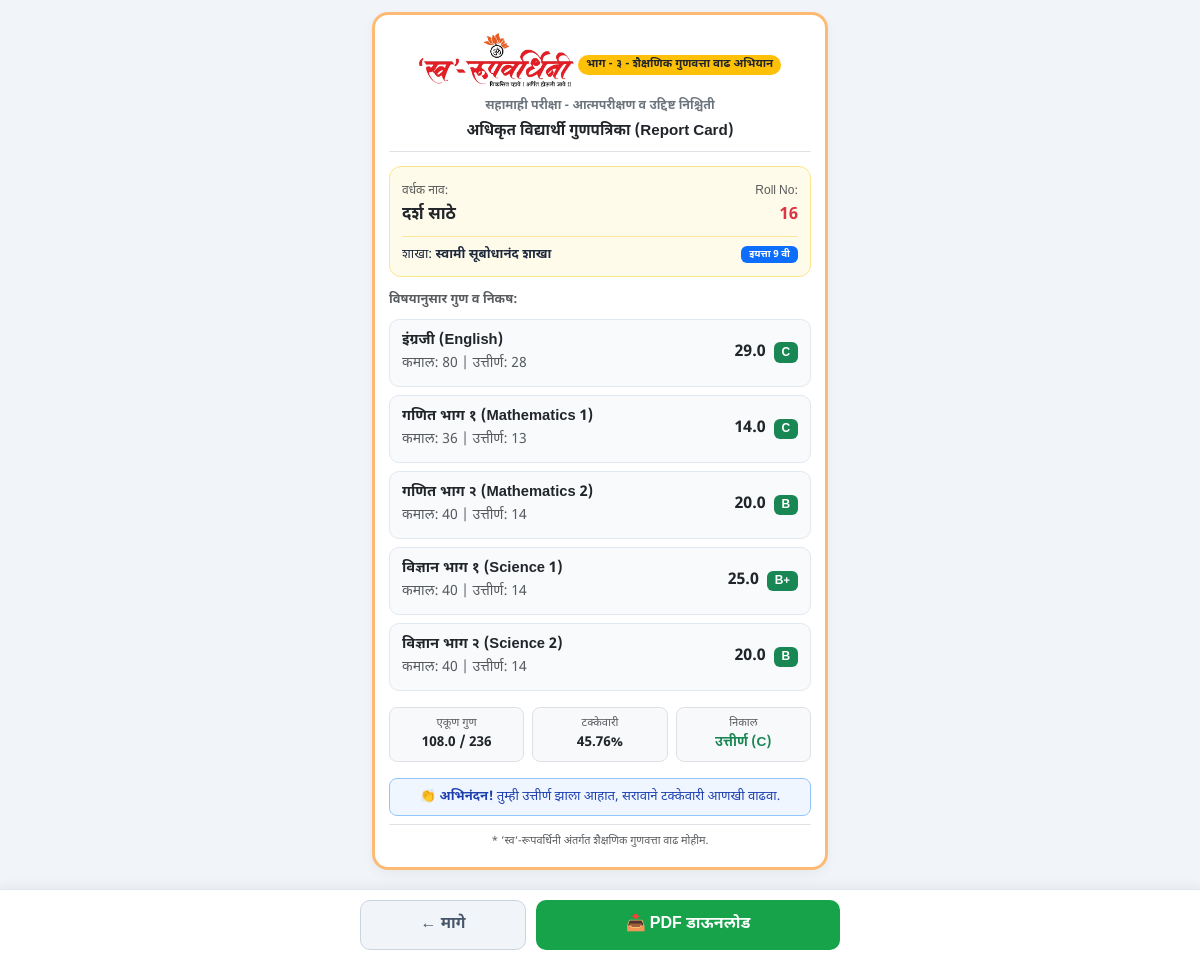
The app's page /result/17/ with its own data.
### results/models.py (models this page shows, shortened)
class Student(models.Model):
    STANDARD_CHOICES = [
        ('5', '५ वी (5th Standard)'),
        ('6', '६ वी (6th Standard)'),
        ('7', '७ वी (7th Standard)'),
        ('8', '८ वी (8th Standard)'),
        ('9', '९ वी (9th Standard)'),
        ('10', '१० वी (10th Standard)'),
    ]
    branch_group = models.ForeignKey(
        BranchGroup,
        on_delete=models.CASCADE,
        related_name="students",
        null=True,
        blank=True,
        verbose_name="शाखा"
    )
    name = models.CharField(max_length=150, verbose_name="वर्धक नाव (Student Name)")
    roll_number = models.CharField(max_length=50, verbose_name="Roll Number")
    standard = models.CharField(
        max_length=10,
        choices=STANDARD_CHOICES,
        default='5',
        verbose_name="इयत्ता (Standard)"
    )
    contact_number = models.CharField(max_length=15, blank=True, null=True, verbose_name="संपर्क क्रमांक")
    class Meta:
        verbose_name = "विद्यार्थी / वर्धक"
        verbose_name_plural = "विद्यार्थी / वर्धक (Students)"
        unique_together = ('branch_group', 'roll_number')
    def get_subject_specs(self):
        std = str(self.standard).strip()
        return STANDARD_SUBJECT_RULES.get(std, STANDARD_SUBJECT_RULES['5'])
    @property
    def total_marks_obtained(self):
        return round(sum(score.marks_obtained for score in self.scores.all()), 2)
    @property
    def total_max_marks(self):
        specs = self.get_subject_specs()
        return sum(details['max'] for details in specs.values())
    @property
    def percentage(self):
        if self.total_max_marks > 0:
            return round((self.total_marks_obtained / self.total_max_marks) * 100, 2)
        return 0.0
    @property
    def is_passed(self):
        scores = self.scores.all()
        if not scores.exists():
            return False
        return all(score.is_passed for score in scores)
    @property
    def overall_grade(self):
        pct = self.percentage
        if not self.is_passed:
            return "F"
        if pct >= 85:
            return "A+"
        elif pct >= 70:
            return "A"
        elif pct >= 60:
            return "B+"
        elif pct >= 50:
            return "B"
        elif pct >= 35:
            return "C"
        return "D"

class BranchGroup(models.Model):
    name = models.CharField(max_length=200, unique=True, verbose_name="शाखा नाव")
    location = models.CharField(max_length=200, blank=True, null=True, verbose_name="पत्ता / ठिकाण")
    co_admin = models.ForeignKey(
        User,
        on_delete=models.SET_NULL,
        null=True,
        blank=True,
        related_name="managed_branches",
        verbose_name="शाखा प्रमुख / Co-Admin"
    )
    class Meta:
        verbose_name = "शाखा गट"
        verbose_name_plural = "शाखा गट (Branches)"

class Score(models.Model):
    student = models.ForeignKey(Student, on_delete=models.CASCADE, related_name="scores", verbose_name="वर्धक")
    subject = models.ForeignKey(Subject, on_delete=models.CASCADE, verbose_name="विषय")
    marks_obtained = models.FloatField(verbose_name="मिळालेले गुण")
    class Meta:
        verbose_name = "गुण नोंद"
        verbose_name_plural = "गुण नोंद (Scores)"
        unique_together = ('student', 'subject')
    def get_actual_spec(self):
        specs = self.student.get_subject_specs()
        code = (self.subject.code or "").lower()
        name = self.subject.name.lower()
        if code in specs:
            return specs[code]
        for k, v in specs.items():
            if k in code or code in k or k in name or name in k:
                return v
        return {'max': self.subject.max_marks, 'pass': self.subject.passing_marks, 'name': self.subject.name}
    @property
    def actual_max_marks(self):
        return self.get_actual_spec()['max']
    @property
    def actual_passing_marks(self):
        return self.get_actual_spec()['pass']
    @property
    def display_subject_name(self):
        return self.get_actual_spec()['name']
    @property
    def is_passed(self):
        return self.marks_obtained >= self.actual_passing_marks
    @property
    def grade(self):
        if not self.is_passed:
            return "F"
        max_m = self.actual_max_marks
        pct = (self.marks_obtained / max_m) * 100 if max_m > 0 else 0
        if pct >= 85:
            return "A+"
        elif pct >= 70:
            return "A"
        elif pct >= 60:
            return "B+"
        elif pct >= 50:
            return "B"
        elif pct >= 35:
            return "C"
        return "D"

class Subject(models.Model):
    code = models.CharField(max_length=50, blank=True, null=True, verbose_name="विषय कोड (Key)")
    name = models.CharField(max_length=100, verbose_name="विषयाचे नाव")
    max_marks = models.PositiveIntegerField(default=100, verbose_name="डीफॉल्ट कमाल गुण")
    passing_marks = models.PositiveIntegerField(default=35, verbose_name="डीफॉल्ट उत्तीर्ण गुण")
    class Meta:
        verbose_name = "विषय"
        verbose_name_plural = "विषय (Subjects)"

### results/views.py (the view)
# urls.py: path('result/<int:student_id>/', views.view_report_card, name='view_report_card'),
def view_report_card(request, student_id):
    student = get_object_or_404(Student.objects.select_related('branch_group'), id=student_id)
    scores = student.scores.select_related('subject').all()
    return render(request, "results/report_card.html", {
        "student": student,
        "scores": scores,
        "is_passed": student.is_passed,
        "percentage": student.percentage,
    })

### results/templates/results/report_card.html (shortened to what this page needs)
{% load static %}
<!DOCTYPE html>
<html lang="mr">
<head>
    <link href="https://cdn.jsdelivr.net/npm/bootstrap@5.3.0/dist/css/bootstrap.min.css" rel="stylesheet">
</head>
<body>
<div class="mobile-wrapper">
    <div class="report-card" id="certificateNode">
        <div class="text-center pb-2 border-bottom">
            <img src="{% static 'results/swaroop_header.png' %}" alt="‘स्व‘-रूपवर्धिनी" class="header-logo">
            <div class="badge bg-warning text-dark px-2 py-1 rounded-pill" style="font-size: 0.72rem;">
                भाग - ३ - शैक्षणिक गुणवत्ता वाढ अभियान
            </div>
            <div class="fw-bold text-secondary mt-1" style="font-size: 0.78rem;">
                सहामाही परीक्षा - आत्मपरीक्षण व उद्दिष्ट निश्चिती
            </div>
            <div class="fw-bold text-dark mt-1" style="font-size: 0.95rem;">
                अधिकृत विद्यार्थी गुणपत्रिका (Report Card)
            </div>
        </div>
        <div class="student-box">
            <div class="d-flex justify-content-between align-items-center">
                <div>
                    <span class="text-muted" style="font-size: 0.75rem;">वर्धक नाव:</span>
                    <div class="fw-bold text-dark" style="font-size: 1.05rem;">{{ student.name }}</div>
                </div>
                <div class="text-end">
                    <span class="text-muted" style="font-size: 0.75rem;">Roll No:</span>
                    <div class="fw-bold text-danger" style="font-size: 1.05rem;">{{ student.roll_number }}</div>
                </div>
            </div>
            <div class="d-flex justify-content-between align-items-center mt-2 pt-2 border-top border-warning-subtle" style="font-size: 0.82rem;">
                <span>शाखा: <strong>{{ student.branch_group.name }}</strong></span>
                <span class="badge bg-primary px-2 py-1">इयत्ता {{ student.standard }} वी</span>
            </div>
        </div>
        <div class="mb-3">
            <div class="text-muted fw-bold mb-2" style="font-size: 0.8rem;">विषयानुसार गुण व निकष:</div>
            {% for score in scores %}
            <div class="subject-item">
                <div>
                    <div class="fw-bold text-dark" style="font-size: 0.92rem;">
                        {{ score.display_subject_name }}
                    </div>
                    <small class="text-muted">
                        कमाल: {{ score.actual_max_marks }} | उत्तीर्ण: {{ score.actual_passing_marks }}
                    </small>
                </div>
                <div class="text-end">
                    <span class="fw-bold fs-6 text-dark">{{ score.marks_obtained }}</span>
                    <span class="badge {% if score.is_passed %}bg-success{% else %}bg-danger{% endif %} ms-1">
                        {{ score.grade }}
                    </span>
                </div>
            </div>
            {% endfor %}
        </div>
        <div class="row g-2 text-center mb-3">
            <div class="col-4">
                <div class="p-2 border rounded-3 bg-light">
                    <div class="text-muted" style="font-size: 0.7rem;">एकूण गुण</div>
                    <div class="fw-bold text-dark" style="font-size: 0.85rem;">{{ student.total_marks_obtained }} / {{ student.total_max_marks }}</div>
                </div>
            </div>
            <div class="col-4">
                <div class="p-2 border rounded-3 bg-light">
                    <div class="text-muted" style="font-size: 0.7rem;">टक्केवारी</div>
                    <div class="fw-bold text-dark" style="font-size: 0.85rem;">{{ student.percentage }}%</div>
                </div>
            </div>
            <div class="col-4">
                <div class="p-2 border rounded-3 bg-light">
                    <div class="text-muted" style="font-size: 0.7rem;">निकाल</div>
                    {% if student.is_passed %}
                        <div class="fw-bold text-success" style="font-size: 0.85rem;">उत्तीर्ण ({{ student.overall_grade }})</div>
                    {% else %}
                        <div class="fw-bold text-danger" style="font-size: 0.85rem;">सुधारणा आवश्यक</div>
                    {% endif %}
                </div>
            </div>
        </div>
        {% if student.is_passed %}
            {% if student.percentage >= 60 %}
            <div class="p-2 rounded-3 text-center mb-2" style="background: #f0fdf4; border: 1px solid #86efac; color: #166534; font-size: 0.82rem;">
                <strong>🎉 मनःपूर्वक अभिनंदन!</strong> उत्तम कामगिरी, अशीच प्रगती सुरू ठेवा!
            </div>
            {% else %}
            <div class="p-2 rounded-3 text-center mb-2" style="background: #eff6ff; border: 1px solid #93c5fd; color: #1e40af; font-size: 0.82rem;">
                <strong>👏 अभिनंदन!</strong> तुम्ही उत्तीर्ण झाला आहात, सरावाने टक्केवारी आणखी वाढवा.
            </div>
            {% endif %}
        {% else %}
            <div class="p-2 rounded-3 text-center mb-2" style="background: #fef2f2; border: 1px solid #fca5a5; color: #991b1b; font-size: 0.82rem;">
                <strong>⚠️ लक्ष द्या:</strong> काही विषयांमध्ये सुधारणेची व सरावाची आवश्यकता आहे.
            </div>
        {% endif %}
        <div class="text-center text-muted pt-2 border-top" style="font-size: 0.68rem;">
            * ‘स्व‘-रूपवर्धिनी अंतर्गत शैक्षणिक गुणवत्ता वाढ मोहीम.
        </div>
    </div>
</div>
<div class="bottom-action-bar">
    <div class="bottom-bar-inner">
        <a href="{% url 'search_result' %}" class="btn-back">← मागे</a>
        <button id="downloadPdfBtn" onclick="generatePDF()" class="btn-download">📥 PDF डाऊनलोड</button>
    </div>
</div>
</body>
</html>

### results/templates/results/report_card.html (style rules this page uses)
:root { --brand-primary: #c2410c; --brand-gold: #f59e0b; }
body { font-family: 'Noto Sans Devanagari', sans-serif; background-color: #f1f5f9; margin: 0; padding: 0; color: #1e293b; }
.mobile-wrapper { max-width: 480px; margin: 0 auto; padding: 12px 12px 90px 12px; }
.report-card { background: #ffffff; border-radius: 16px; border: 3px solid #fdba74; padding: 18px 14px; box-shadow: 0 4px 12px rgba(0, 0, 0, 0.05); }
.header-logo { max-height: 54px; width: auto; margin-bottom: 6px; }
.student-box { background: #fffbeb; border: 1px solid #fde68a; border-radius: 12px; padding: 12px; margin: 14px 0; }
.subject-item { background: #f8fafc; border-radius: 10px; padding: 10px 12px; margin-bottom: 8px; border: 1px solid #e2e8f0; display: flex; justify-content: space-between; align-items: center; }
.bottom-action-bar { position: fixed; bottom: 0; left: 0; right: 0; background: #ffffff; border-top: 1px solid #e2e8f0; padding: 10px 16px; display: flex; justify-content: center; box-shadow: 0 -4px 10px rgba(0, 0, 0, 0.05); z-index: 1000; }
.bottom-bar-inner { max-width: 480px; width: 100%; display: flex; gap: 10px; }
.btn-download { background: #16a34a; color: #ffffff; border: none; padding: 12px; border-radius: 10px; font-weight: 700; flex: 2; }
.btn-back { background: #f1f5f9; color: #475569; border: 1px solid #cbd5e1; padding: 12px; border-radius: 10px; font-weight: 700; text-decoration: none; text-align: center; flex: 1; }

### records on screen
Student: name "दर्श साठे", roll_number "16", branch_group.name "स्वामी सूबोधानंद शाखा", standard "9", total_marks_obtained "108.0", total_max_marks "236", percentage "45.76", overall_grade "C"
Score: display_subject_name "इंग्रजी (English)", actual_max_marks "80", actual_passing_marks "28", marks_obtained "29.0", grade "C"
Score: display_subject_name "गणित भाग १ (Mathematics 1)", actual_max_marks "36", actual_passing_marks "13", marks_obtained "14.0", grade "C"
Score: display_subject_name "गणित भाग २ (Mathematics 2)", actual_max_marks "40", actual_passing_marks "14", marks_obtained "20.0", grade "B"
Score: display_subject_name "विज्ञान भाग १ (Science 1)", actual_max_marks "40", actual_passing_marks "14", marks_obtained "25.0", grade "B+"
Score: display_subject_name "विज्ञान भाग २ (Science 2)", actual_max_marks "40", actual_passing_marks "14", marks_obtained "20.0", grade "B"
